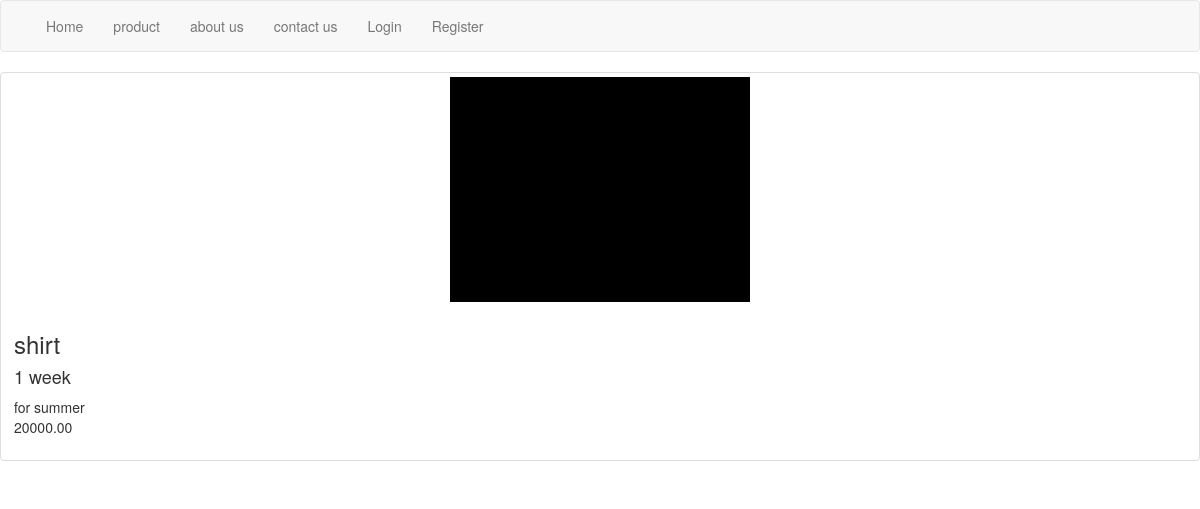
The page /products/shirt on the database its author committed.
### products/models.py (models this page shows, shortened)
class Product(models.Model) :
    title = models.CharField(max_length=200)
    slug = models.SlugField(blank=True)
    description = models.TextField()
    price = models.DecimalField(max_digits=20 , decimal_places=2)
    image = models.ImageField(upload_to=file_upload , blank=True , null=True)
    featured = models.BooleanField(default = False)
    objects = ProductManager()
    timestamp = models.DateTimeField(auto_now_add=True)

### products/views.py (the view)
# urls.py: path('<slug>' , ProductDetailSlugView.as_view() , name = 'productSlugDetail') ,
class ProductDetailSlugView(DetailView ) :
    queryset = Product.objects.all()
    template_name = 'products/product_detail.html'
    def get_object(self,*args , **kwargs ):
        request = self.request
        slug =  self.kwargs.get('slug')
        try :
            product = Product.objects.get(slug = slug)
        except product.DoesNotExist :
            raise Http404("does not exist")
        except product.MultipleObjectsReturned :
            qs = Product.objects.filter(slug = slug)
            product = qs.first()
        except :
            raise Http404("page not found")
        return product

### products/templates/products/product_detail.html
{% extends "base.html" %}
{% block content %}
    <div class="row">
    <div class=" col-md-12">
        <div class="thumbnail">
            {% if object.image %}
                <img src={{ object.image.url }} width="300" >
            {% endif %}
        <div class="caption">
            <h3>{{object.title}}</h3>
            <h4>{{object.timestamp | timesince }}</h4>
            <p>{{ object.description }} <br> {{ object.price }}</p>
        </div>
        </div>
    </div>
</div>
{% endblock %}

### rows shown on the page
Product: image (picture), title "shirt", timestamp "1 week", description "for summer", price "20000.00"
